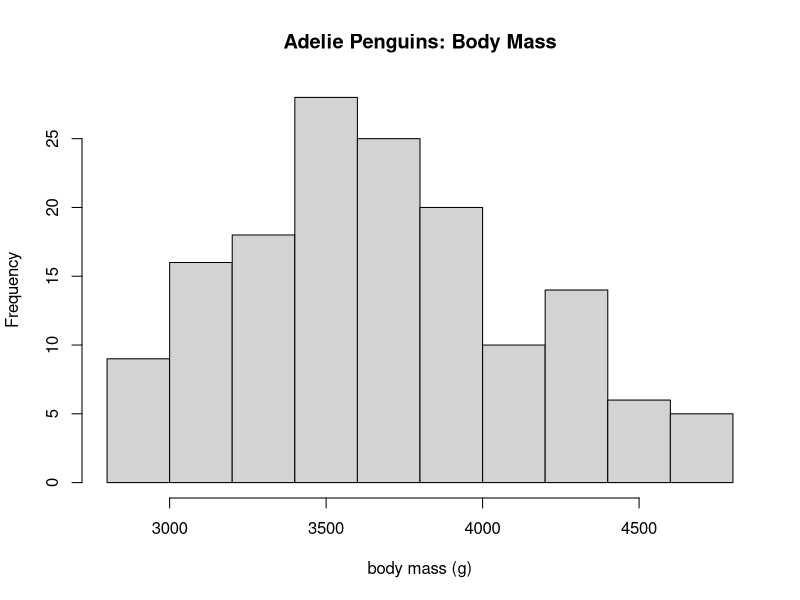
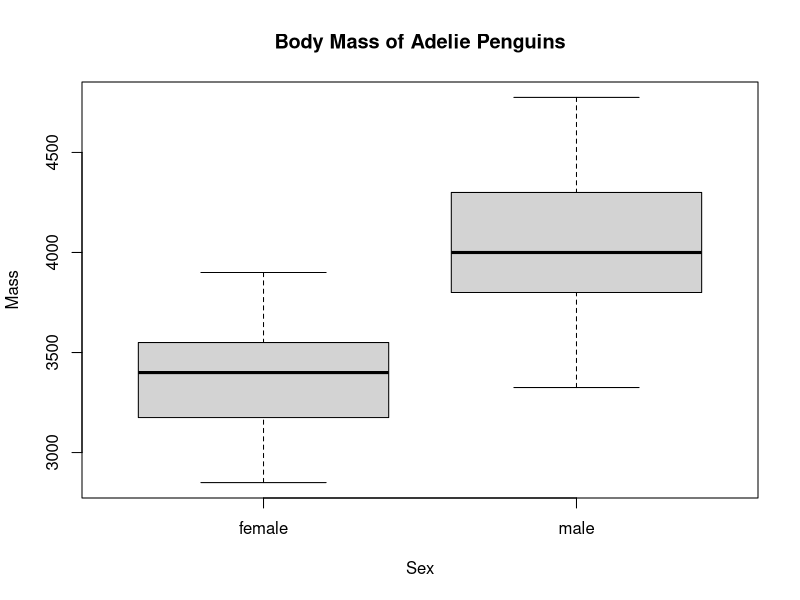

The R script that drew these images, in order:
require(palmerpenguins)
## Loading required package: palmerpenguins
## Warning: package 'palmerpenguins' was built under R version 4.0.3
dat_ade = droplevels(subset(penguins, species == "Adelie"))
hist(dat_ade$body_mass_g, main = "Adelie Penguins: Body Mass", xlab = "body mass (g)")
# Boxplot
boxplot(body_mass_g~sex,data=dat_ade, main="Body Mass of Adelie Penguins", 
        xlab="Sex", ylab="Mass")
# Perform a one-sample t-test of the alternative hypothesis 
#that female Adelie penguins have a body mass different from zero grams.
dat_ade_female = subset(dat_ade, sex=="female")
dat_ade_male = subset(dat_ade, sex=="male")
t.test(dat_ade_female$body_mass_g, mu=0)
#a one-sample t-test of the null hypothesis that male Adelie penguins have a mean body mass greater than 4000 grams
t.test(dat_ade_male$body_mass_g,alternative = c("greater"), mu=4000)
#two-sample t-test of the alternative hypothesis that male and female Adelie penguins have different mean body masses
#are they different?
t.test(dat_ade_male$body_mass_g,dat_ade_female$body_mass)
